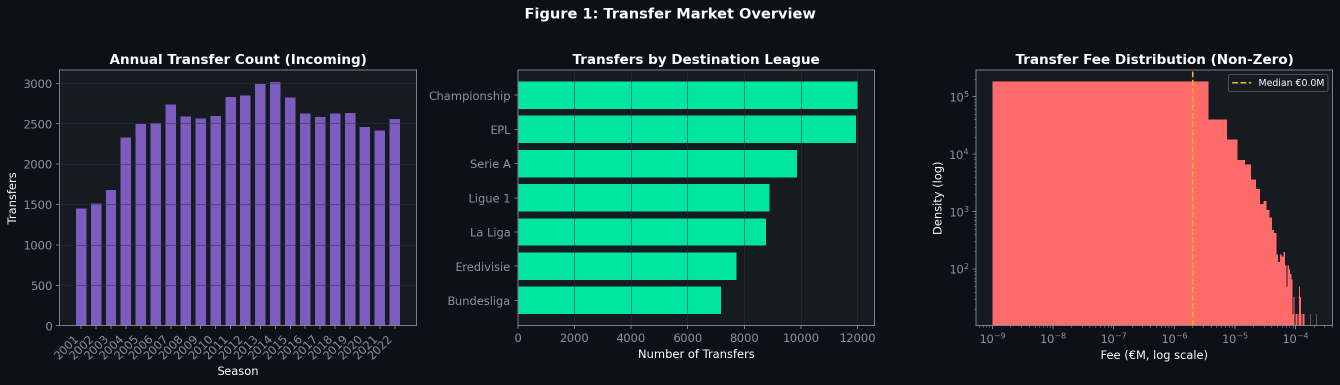
#> input picture outputs/figures/fig1_eda_overview.png, 2680 x 770 px (shown at 1/2 size)
$ python make_paper_figures.py
#> lines starting #> are read from the running program, lines starting #| are printed output that depends on the picture; after the words box and inside, x2 and y2 are one past the last pixel; in counts of white or black regions, pixels touching at a corner belong together
"""
make_paper_figures.py
---------------------
Create light-background copies of the main project figures for use in the
paper draft. The plotting pipeline currently emits dark-theme figures, so this
script remaps the known dark theme colors to a white-paper equivalent while
preserving the main data colors.
"""

from __future__ import annotations

from pathlib import Path

import numpy as np
from PIL import Image


ROOT = Path(__file__).resolve().parent.parent
SRC_DIR = ROOT / "outputs" / "figures"
DST_DIR = ROOT / "outputs" / "paper_figures"

FIG_NAMES = [
    "fig1_eda_overview.png",
    "fig2_pressure.png",
    "fig3_flow_heatmap.png",
    "fig4_network.png",
    "fig5_centrality.png",
    "fig6_correlation_matrix.png",
    "fig7_ols_coefficients.png",
    "fig8_psm.png",
    "fig9_position_heterogeneity.png",
    "fig10_feature_importance.png",
    "fig11_common_support.png",
    "fig12_group_gap.png",
    "fig13_target_league_gap.png",
    "fig14_serie_a_selection_threshold.png",
]


def _dist(rgb: np.ndarray, color: tuple[int, int, int]) -> np.ndarray:
    base = np.asarray(color, dtype=np.int32)
    diff = rgb.astype(np.int32) - base
    return np.sqrt((diff * diff).sum(axis=2))


def _convert_one(src: Path, dst: Path) -> None:
    img = Image.open(src).convert("RGBA")
#> img is the input picture: PIL image 2680x770 RGBA; mean R, G, B, A 58.4, 62.6, 68.8, 255
    arr = np.array(img)
    rgb = arr[:, :, :3].copy()
    alpha = arr[:, :, 3]
#> alpha: shape (770, 2680); every value is 255

    bg_mask = (_dist(rgb, (13, 17, 23)) < 28) | (_dist(rgb, (22, 27, 34)) < 28)
#> in _dist, `return np.sqrt((diff * diff).sum(axis=2))`:
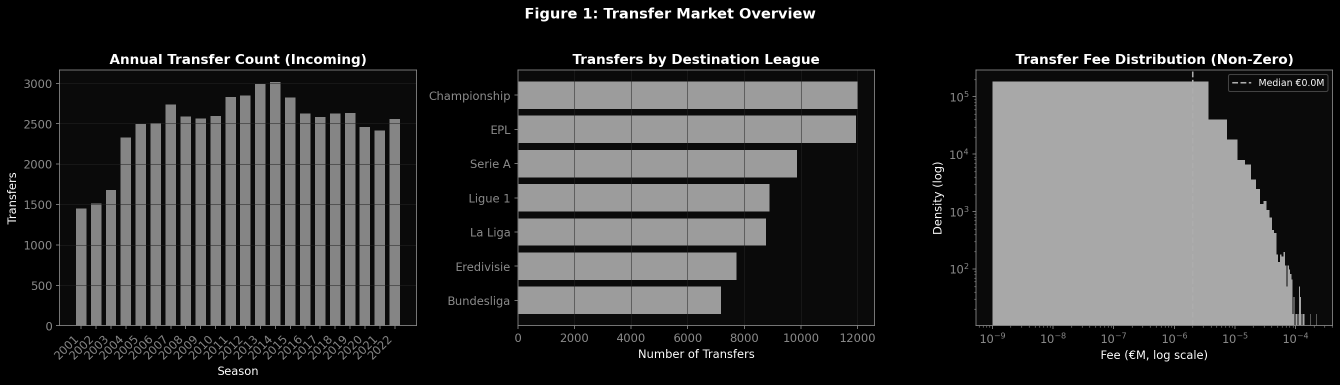
#> returned value: shape (770, 2680) float64 (shown at 1/2 size); min 0, max 411.1, mean 89.7; drawn with min black and max white
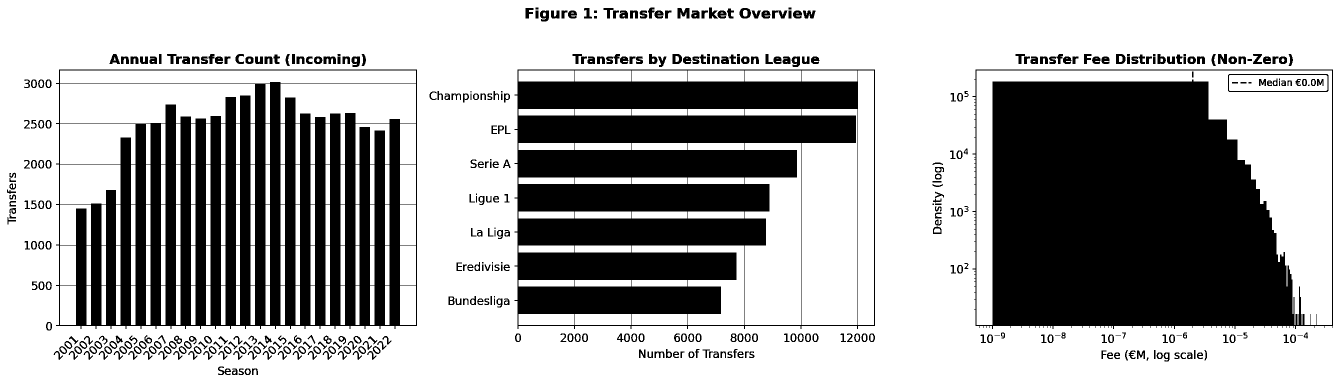
#> bg_mask: shape (770, 2680) bool (shown at 1/2 size); 65.2% white; 445 black regions (20 under 20 px), largest, box (x1, y1, x2, y2) and area: (1945, 139, 2666, 658) 264502, (1029, 139, 1750, 658) 212227, (112, 139, 834, 658) 192730
    grid_mask = _dist(rgb, (45, 51, 59)) < 24
#> call 3 of _dist, with color = (45, 51, 59)
#> in _dist (call 3), `return np.sqrt((diff * diff).sum(axis=2))`:
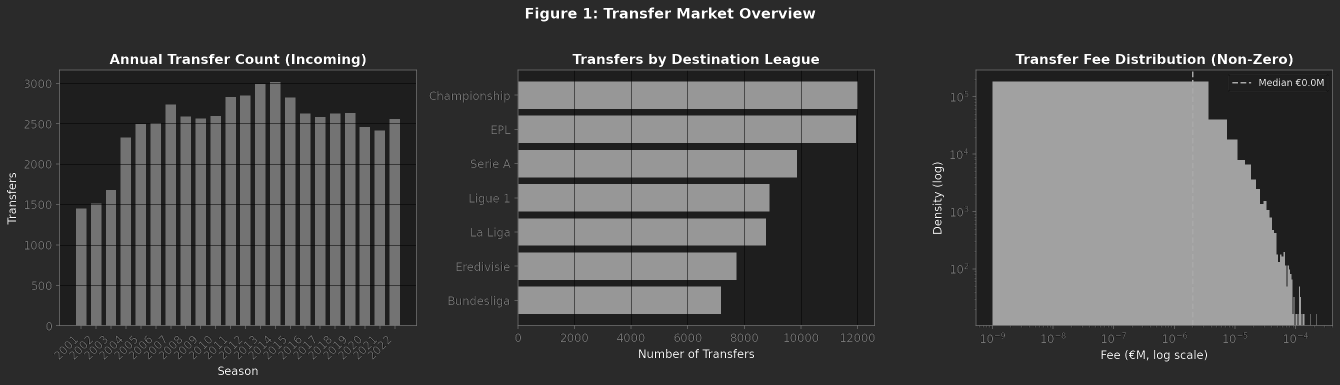
#> returned value: shape (770, 2680) float64 (shown at 1/2 size); min 0, max 352.3, mean 103.4; drawn with min black and max white
#> grid_mask: shape (770, 2680) bool; 0.56% white in thin lines or dots
    muted_mask = _dist(rgb, (139, 148, 158)) < 36
#> call 4 of _dist, with color = (139, 148, 158)
#> in _dist (call 4), `return np.sqrt((diff * diff).sum(axis=2))`:
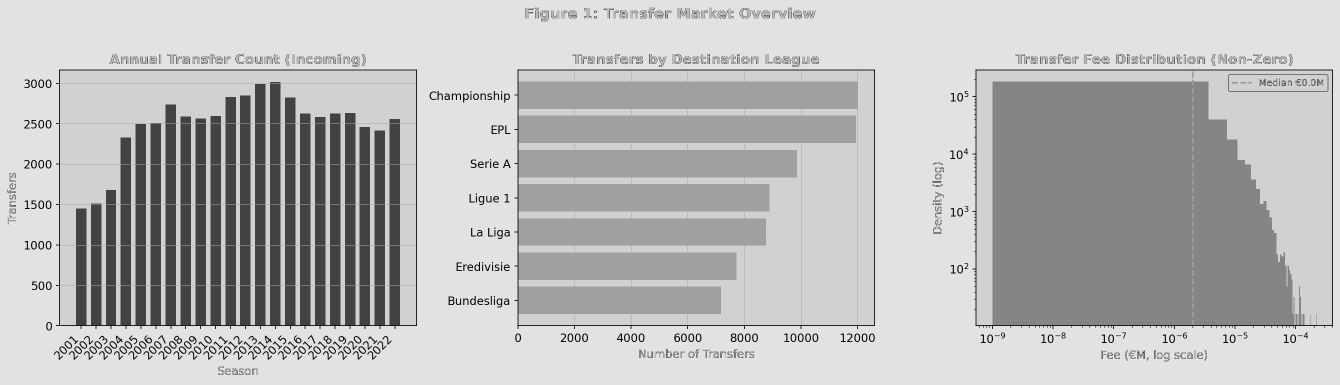
#> returned value: shape (770, 2680) float64 (shown at 1/2 size); min 0, max 226.4, mean 186
#> muted_mask: shape (770, 2680) bool; 0.97% white in thin lines or dots

    chroma = rgb.max(axis=2).astype(np.int16) - rgb.min(axis=2).astype(np.int16)
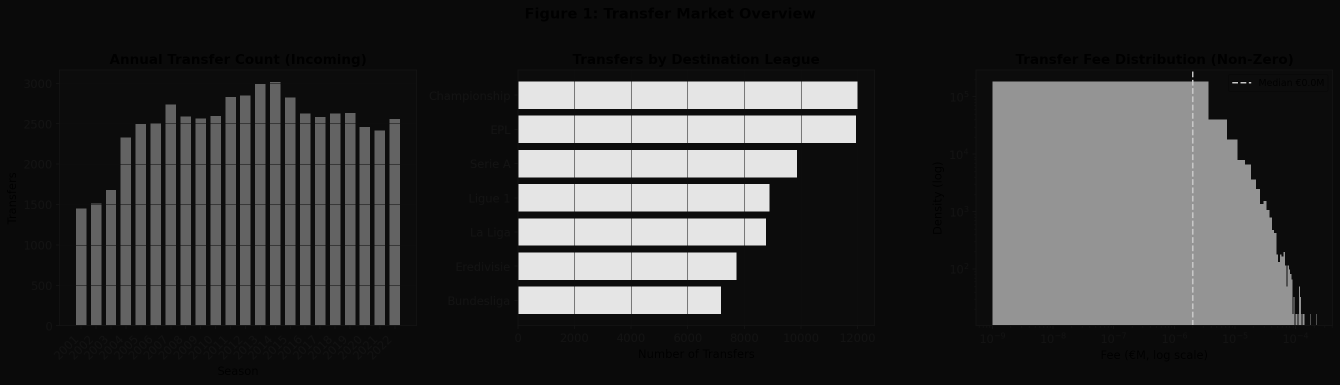
#> chroma: shape (770, 2680) int16 (shown at 1/2 size); min 0, max 229, mean 57.4
    mean_luma = rgb.mean(axis=2)
    white_text_mask = (mean_luma > 205) & (chroma < 38)
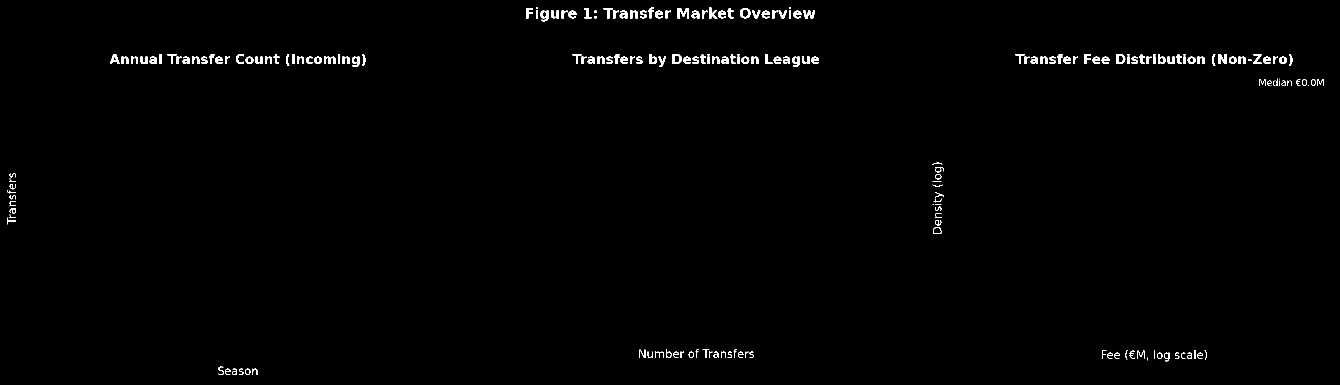
#> white_text_mask: shape (770, 2680) bool (shown at 1/2 size); 0.91% white; 205 white regions (20 under 20 px), largest, box (x1, y1, x2, y2) and area: (1355, 16, 1378, 37) 299, (2436, 108, 2453, 128) 235, (1480, 16, 1501, 37) 226

    out = rgb.copy()
    out[bg_mask] = np.array([255, 255, 255], dtype=np.uint8)
    out[grid_mask] = np.array([222, 226, 230], dtype=np.uint8)
    out[muted_mask] = np.array([95, 99, 104], dtype=np.uint8)
    out[white_text_mask] = np.array([0, 0, 0], dtype=np.uint8)
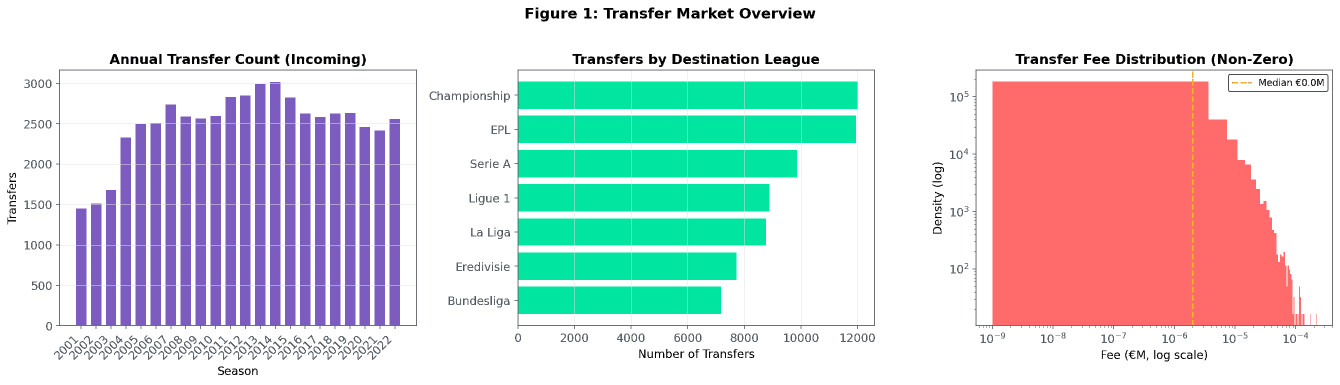
#> out: shape (770, 2680, 3) (shown at 1/2 size); mean R, G, B 212.6, 213.9, 216
    out[alpha == 0] = np.array([255, 255, 255], dtype=np.uint8)

    Image.fromarray(out, mode="RGB").save(dst)


def main() -> None:
    DST_DIR.mkdir(parents=True, exist_ok=True)
    made = 0
    for name in FIG_NAMES:
        src = SRC_DIR / name
        dst = DST_DIR / name
        if not src.is_file():
            print(f"[PaperFigures] Missing source figure, skipped: {src.name}")
            continue
        _convert_one(src, dst)
        made += 1
        print(f"[PaperFigures] Wrote {dst}")
#> pass 2 of the loop in main, `for name in FIG_NAMES:`:
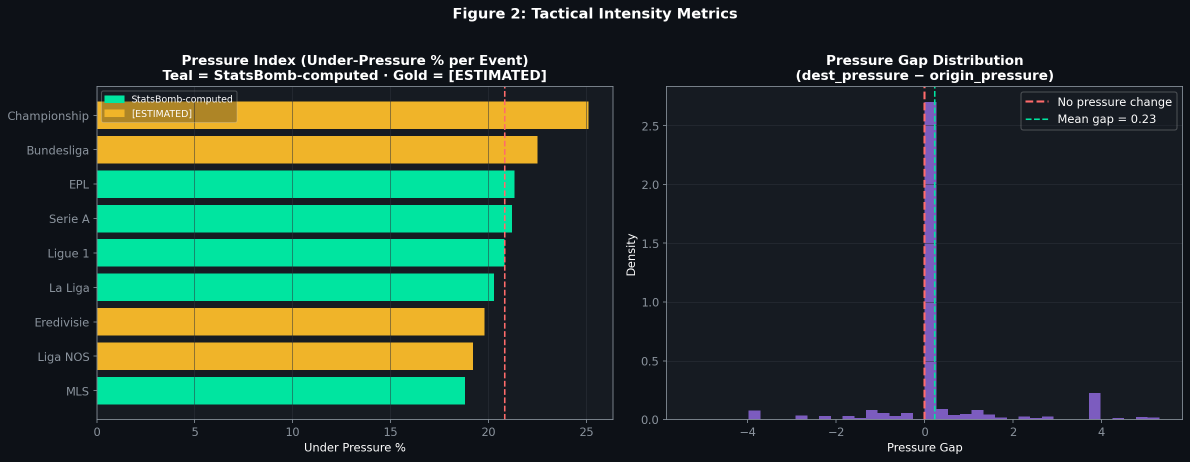
#> input picture outputs/figures/fig2_pressure.png, 2380 x 923 px (shown at 1/2 size)
#> in _convert_one, img is the input picture: PIL image 2380x923 RGBA; mean R, G, B, A 40, 61.2, 48.9, 255
#> rgb: shape (923, 2380, 3)
#> alpha: shape (923, 2380); every value is 255
#> diff: shape (923, 2380, 3) int32
#> in _convert_one (call 2), `bg_mask = (_dist(rgb, (13, 17, 23)) < 28) | (_dist(rgb, (22, 27, 34)) ..`:
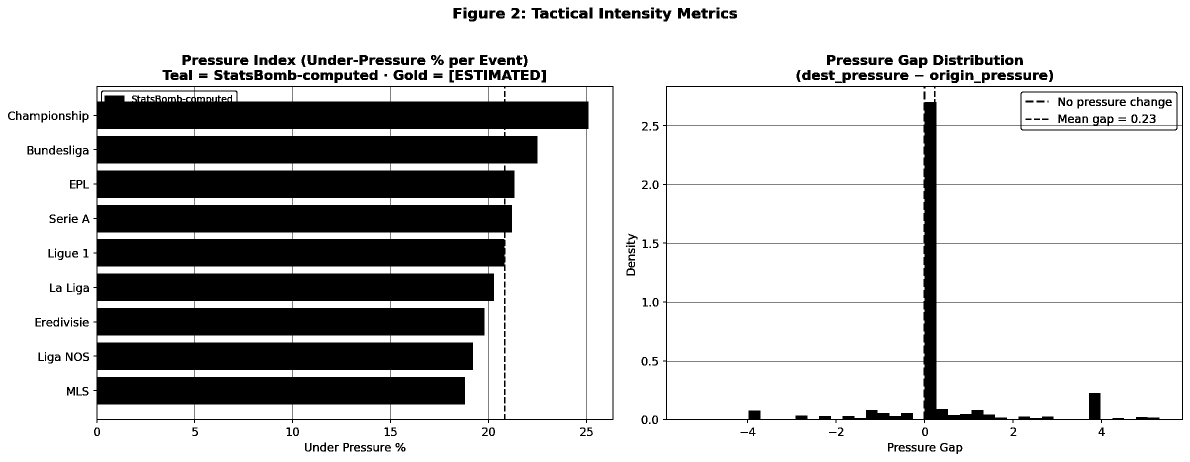
#> bg_mask: shape (923, 2380) bool (shown at 1/2 size); 77.5% white; 378 black regions (20 under 20 px), largest, box (x1, y1, x2, y2) and area: (187, 172, 1227, 846) 417320, (1326, 172, 2366, 846) 35240, (1356, 16, 1380, 37) 375
#> grid_mask: shape (923, 2380) bool; 0.5% white in thin lines or dots
#> muted_mask: shape (923, 2380) bool; 0.64% white in thin lines or dots
#> chroma: shape (923, 2380) int16
#> mean_luma: shape (923, 2380) float64
#> white_text_mask: shape (923, 2380) bool; 1.1% white; 273 white regions (18 under 20 px), largest, box (x1, y1, x2, y2) and area: (1356, 16, 1379, 37) 299, (979, 140, 1000, 160) 253, (937, 21, 953, 43) 222
#> in _convert_one (call 2), `out[white_text_mask] = np.array([0, 0, 0], dtype=np.uint8)`:
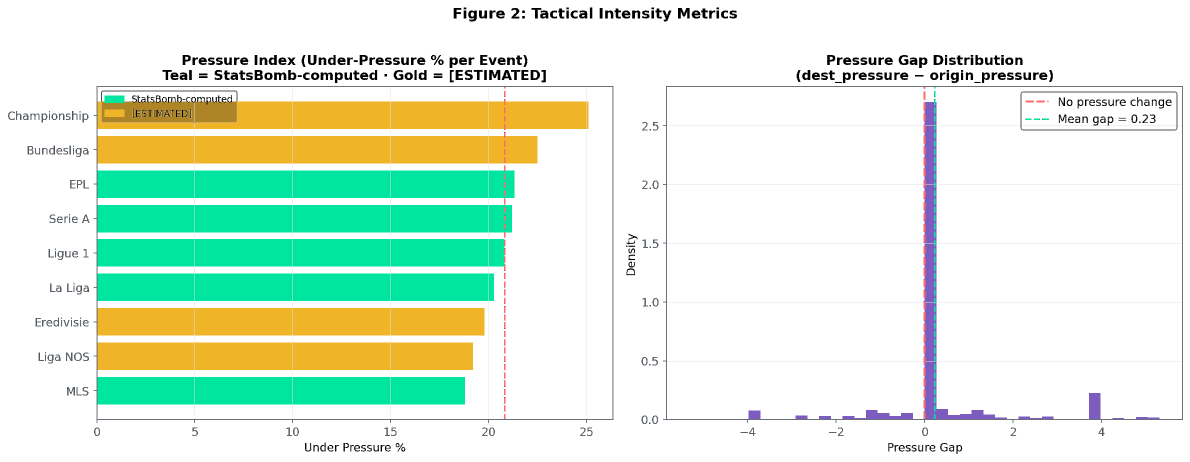
#> out: shape (923, 2380, 3) (shown at 1/2 size); mean R, G, B 221.4, 239.1, 221.7
#> pass 3 of the loop in main, `for name in FIG_NAMES:`:
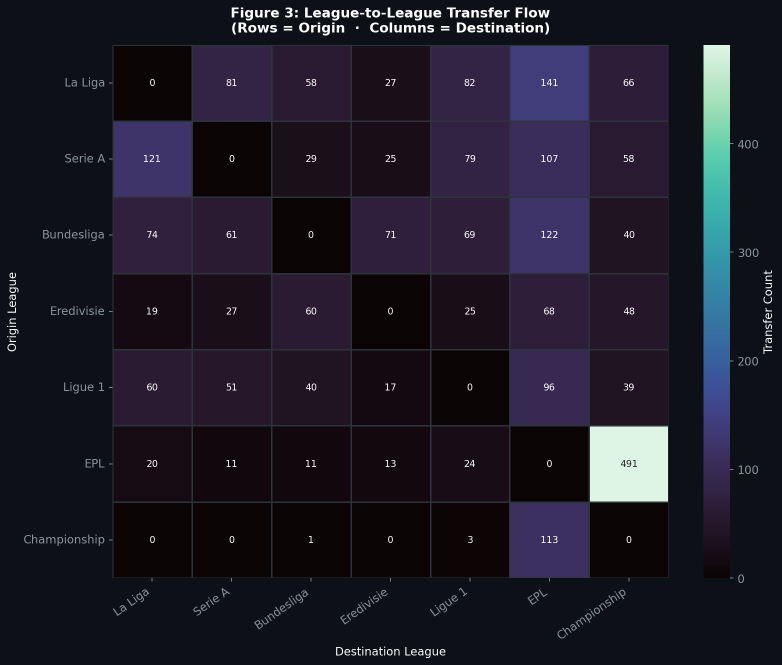
#> input picture outputs/figures/fig3_flow_heatmap.png, 1564 x 1330 px (shown at 1/2 size)
#> in _convert_one, img is the input picture: PIL image 1564x1330 RGBA; mean R, G, B, A 30.3, 27.4, 39.8, 255
#> rgb: shape (1330, 1564, 3)
#> alpha: shape (1330, 1564); every value is 255
#> diff: shape (1330, 1564, 3) int32
#> in _dist (call 9), `return np.sqrt((diff * diff).sum(axis=2))`:
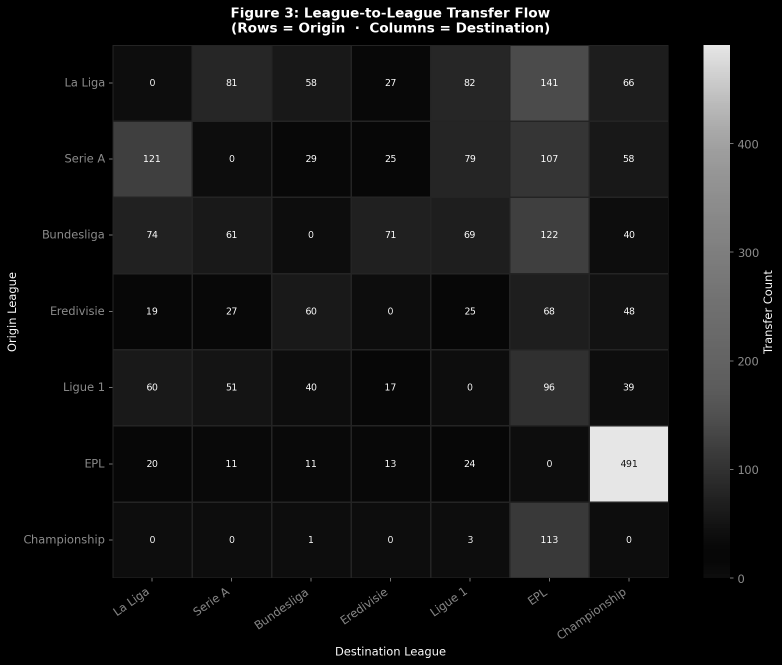
#> returned value: shape (1330, 1564) float64 (shown at 1/2 size); min 0, max 411.1, mean 34.2; drawn with min black and max white
#> the loop made 14 passes; the first 3 are shown

    print(f"[PaperFigures] Finished. Created {made} paper-ready figure copies.")


if __name__ == "__main__":
    main()
